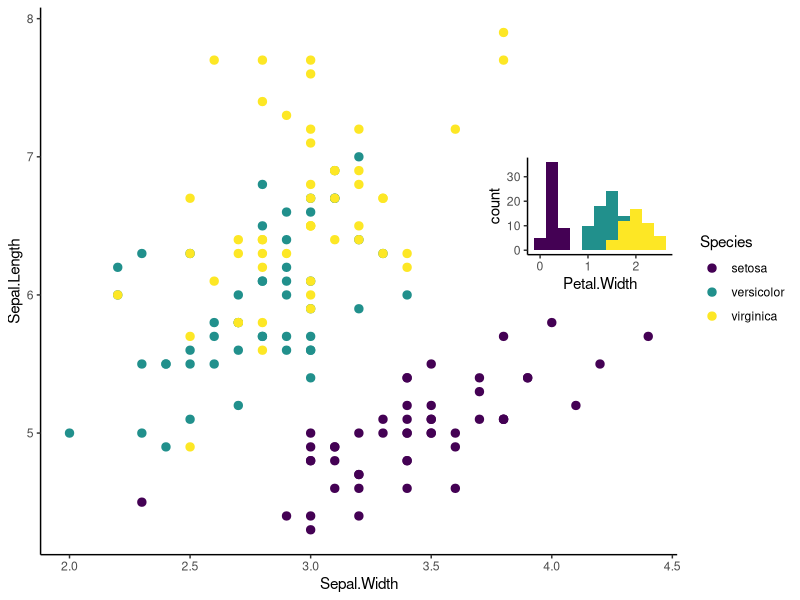

This figure's R source:
## ---- chunk 1
library(tidyverse)
library(cowplot)
library(viridis)
library(conflicted)

filter <- dplyr::filter

knitr::opts_chunk$set(echo = TRUE)
## ---- chunk 2
ggplot(iris, aes(x = Sepal.Width, y = Sepal.Length, color = Species)) +
  geom_point(size = 2.5) +
  scale_color_viridis(discrete = T) +
  theme_classic() -> iris_scatter
## ---- chunk 3
ggplot(iris, aes(x = Petal.Width, fill = Species)) +
  geom_histogram(bins = 10, binwidth = 0.25) +
  scale_fill_viridis(discrete = T) +
  theme_classic() -> iris_hist
## ---- chunk 4
ggdraw() +
  draw_plot(iris_scatter, x = 0, y = 0, width = 1, height = 1) +
  draw_plot(iris_hist + theme(legend.position = 'none'), 
            x = 0.6, y = 0.5, width = 0.25, height = 0.25)
